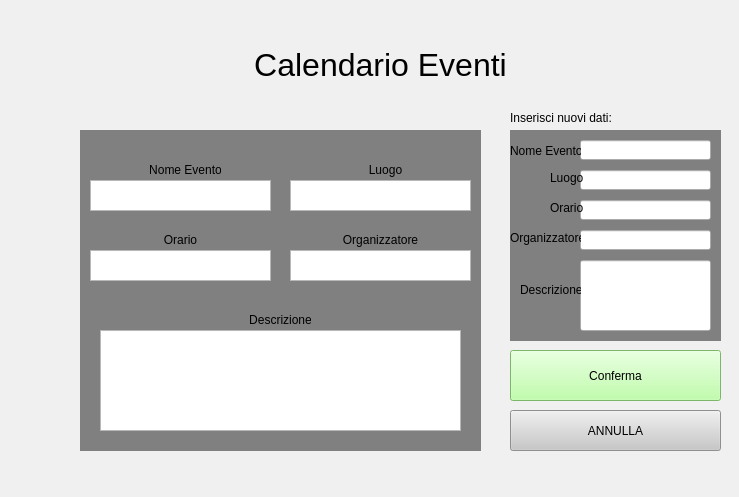
<?xml version="1.0" encoding="UTF-8"?>
<ui version="4.0">
 <class>Form</class>
 <widget class="QWidget" name="Form">
  <property name="geometry">
   <rect>
    <x>0</x>
    <y>0</y>
    <width>739</width>
    <height>497</height>
   </rect>
  </property>
  <property name="windowTitle">
   <string>Form</string>
  </property>
  <widget class="QLabel" name="label_title">
   <property name="geometry">
    <rect>
     <x>-50</x>
     <y>0</y>
     <width>861</width>
     <height>131</height>
    </rect>
   </property>
   <property name="whatsThis">
    <string>&lt;html&gt;&lt;head/&gt;&lt;body&gt;&lt;p&gt;&lt;br/&gt;&lt;/p&gt;&lt;/body&gt;&lt;/html&gt;</string>
   </property>
   <property name="styleSheet">
    <string notr="true">background: rgb(240,240,240);</string>
   </property>
   <property name="text">
    <string>&lt;html&gt;&lt;head/&gt;&lt;body&gt;&lt;p align=&quot;center&quot;&gt;&lt;span style=&quot; font-size:24pt;&quot;&gt;Calendario Eventi&lt;/span&gt;&lt;/p&gt;&lt;/body&gt;&lt;/html&gt;</string>
   </property>
   <property name="alignment">
    <set>Qt::AlignCenter</set>
   </property>
  </widget>
  <widget class="QLabel" name="label_background">
   <property name="geometry">
    <rect>
     <x>-60</x>
     <y>120</y>
     <width>861</width>
     <height>381</height>
    </rect>
   </property>
   <property name="whatsThis">
    <string>&lt;html&gt;&lt;head/&gt;&lt;body&gt;&lt;p&gt;&lt;br/&gt;&lt;/p&gt;&lt;/body&gt;&lt;/html&gt;</string>
   </property>
   <property name="styleSheet">
    <string notr="true">background: rgb(240,240,240);</string>
   </property>
   <property name="text">
    <string>&lt;html&gt;&lt;head/&gt;&lt;body&gt;&lt;p align=&quot;center&quot;&gt;&lt;br/&gt;&lt;/p&gt;&lt;/body&gt;&lt;/html&gt;</string>
   </property>
   <property name="alignment">
    <set>Qt::AlignCenter</set>
   </property>
  </widget>
  <widget class="QLabel" name="label_outline">
   <property name="geometry">
    <rect>
     <x>80</x>
     <y>130</y>
     <width>401</width>
     <height>321</height>
    </rect>
   </property>
   <property name="styleSheet">
    <string notr="true">background: light grey</string>
   </property>
   <property name="text">
    <string/>
   </property>
  </widget>
  <widget class="QListWidget" name="widget_name">
   <property name="geometry">
    <rect>
     <x>90</x>
     <y>180</y>
     <width>181</width>
     <height>31</height>
    </rect>
   </property>
   <property name="styleSheet">
    <string notr="true">font:12pt</string>
   </property>
   <property name="sizeAdjustPolicy">
    <enum>QAbstractScrollArea::AdjustIgnored</enum>
   </property>
  </widget>
  <widget class="QListWidget" name="widget_location">
   <property name="geometry">
    <rect>
     <x>290</x>
     <y>180</y>
     <width>181</width>
     <height>31</height>
    </rect>
   </property>
   <property name="styleSheet">
    <string notr="true">font:12pt</string>
   </property>
   <property name="sizeAdjustPolicy">
    <enum>QAbstractScrollArea::AdjustIgnored</enum>
   </property>
  </widget>
  <widget class="QListWidget" name="widget_time">
   <property name="geometry">
    <rect>
     <x>90</x>
     <y>250</y>
     <width>181</width>
     <height>31</height>
    </rect>
   </property>
   <property name="styleSheet">
    <string notr="true">font:12pt
</string>
   </property>
   <property name="sizeAdjustPolicy">
    <enum>QAbstractScrollArea::AdjustIgnored</enum>
   </property>
  </widget>
  <widget class="QListWidget" name="widget_organizer">
   <property name="geometry">
    <rect>
     <x>290</x>
     <y>250</y>
     <width>181</width>
     <height>31</height>
    </rect>
   </property>
   <property name="styleSheet">
    <string notr="true">font:12pt
</string>
   </property>
   <property name="sizeAdjustPolicy">
    <enum>QAbstractScrollArea::AdjustIgnored</enum>
   </property>
  </widget>
  <widget class="QLabel" name="label_name">
   <property name="geometry">
    <rect>
     <x>150</x>
     <y>160</y>
     <width>71</width>
     <height>20</height>
    </rect>
   </property>
   <property name="text">
    <string>Nome Evento</string>
   </property>
   <property name="alignment">
    <set>Qt::AlignCenter</set>
   </property>
  </widget>
  <widget class="QLabel" name="label_location">
   <property name="geometry">
    <rect>
     <x>360</x>
     <y>160</y>
     <width>51</width>
     <height>20</height>
    </rect>
   </property>
   <property name="text">
    <string>Luogo</string>
   </property>
   <property name="alignment">
    <set>Qt::AlignCenter</set>
   </property>
  </widget>
  <widget class="QLabel" name="label_time">
   <property name="geometry">
    <rect>
     <x>150</x>
     <y>230</y>
     <width>61</width>
     <height>20</height>
    </rect>
   </property>
   <property name="text">
    <string>Orario</string>
   </property>
   <property name="alignment">
    <set>Qt::AlignCenter</set>
   </property>
  </widget>
  <widget class="QLabel" name="label_organizer">
   <property name="geometry">
    <rect>
     <x>340</x>
     <y>230</y>
     <width>81</width>
     <height>20</height>
    </rect>
   </property>
   <property name="text">
    <string>Organizzatore</string>
   </property>
   <property name="alignment">
    <set>Qt::AlignCenter</set>
   </property>
  </widget>
  <widget class="QListWidget" name="widget_description">
   <property name="geometry">
    <rect>
     <x>100</x>
     <y>330</y>
     <width>361</width>
     <height>101</height>
    </rect>
   </property>
   <property name="styleSheet">
    <string notr="true">font:12pt
</string>
   </property>
   <property name="sizeAdjustPolicy">
    <enum>QAbstractScrollArea::AdjustIgnored</enum>
   </property>
  </widget>
  <widget class="QLabel" name="label_description">
   <property name="geometry">
    <rect>
     <x>250</x>
     <y>310</y>
     <width>61</width>
     <height>20</height>
    </rect>
   </property>
   <property name="text">
    <string>Descrizione</string>
   </property>
   <property name="alignment">
    <set>Qt::AlignCenter</set>
   </property>
  </widget>
  <widget class="QLabel" name="label_outline_data">
   <property name="geometry">
    <rect>
     <x>510</x>
     <y>130</y>
     <width>211</width>
     <height>211</height>
    </rect>
   </property>
   <property name="styleSheet">
    <string notr="true">background: light grey</string>
   </property>
   <property name="text">
    <string/>
   </property>
  </widget>
  <widget class="QLabel" name="label_modify_select">
   <property name="geometry">
    <rect>
     <x>510</x>
     <y>110</y>
     <width>111</width>
     <height>16</height>
    </rect>
   </property>
   <property name="text">
    <string>Inserisci nuovi dati:</string>
   </property>
  </widget>
  <widget class="QLineEdit" name="line_edit_name">
   <property name="geometry">
    <rect>
     <x>580</x>
     <y>140</y>
     <width>131</width>
     <height>20</height>
    </rect>
   </property>
   <property name="styleSheet">
    <string notr="true">font: 12;</string>
   </property>
   <property name="text">
    <string/>
   </property>
  </widget>
  <widget class="QLineEdit" name="line_edit_location">
   <property name="geometry">
    <rect>
     <x>580</x>
     <y>170</y>
     <width>131</width>
     <height>20</height>
    </rect>
   </property>
   <property name="styleSheet">
    <string notr="true">font: 12;</string>
   </property>
  </widget>
  <widget class="QLineEdit" name="line_edit_time">
   <property name="geometry">
    <rect>
     <x>580</x>
     <y>200</y>
     <width>131</width>
     <height>20</height>
    </rect>
   </property>
   <property name="styleSheet">
    <string notr="true">font: 12;</string>
   </property>
  </widget>
  <widget class="QLineEdit" name="line_edit_organizer">
   <property name="geometry">
    <rect>
     <x>580</x>
     <y>230</y>
     <width>131</width>
     <height>20</height>
    </rect>
   </property>
   <property name="styleSheet">
    <string notr="true">font: 12;</string>
   </property>
  </widget>
  <widget class="QLineEdit" name="line_edit_description">
   <property name="geometry">
    <rect>
     <x>580</x>
     <y>260</y>
     <width>131</width>
     <height>71</height>
    </rect>
   </property>
   <property name="styleSheet">
    <string notr="true">font: 12;
</string>
   </property>
  </widget>
  <widget class="QLabel" name="label_name_modify">
   <property name="geometry">
    <rect>
     <x>510</x>
     <y>140</y>
     <width>71</width>
     <height>21</height>
    </rect>
   </property>
   <property name="text">
    <string>Nome Evento</string>
   </property>
  </widget>
  <widget class="QLabel" name="label_location_modify">
   <property name="geometry">
    <rect>
     <x>550</x>
     <y>170</y>
     <width>61</width>
     <height>16</height>
    </rect>
   </property>
   <property name="text">
    <string>Luogo</string>
   </property>
  </widget>
  <widget class="QLabel" name="label_time_modify">
   <property name="geometry">
    <rect>
     <x>550</x>
     <y>200</y>
     <width>61</width>
     <height>16</height>
    </rect>
   </property>
   <property name="text">
    <string>Orario</string>
   </property>
  </widget>
  <widget class="QLabel" name="label_organizer_modify">
   <property name="geometry">
    <rect>
     <x>510</x>
     <y>230</y>
     <width>71</width>
     <height>16</height>
    </rect>
   </property>
   <property name="text">
    <string>Organizzatore</string>
   </property>
  </widget>
  <widget class="QLabel" name="label_description_modify">
   <property name="geometry">
    <rect>
     <x>520</x>
     <y>280</y>
     <width>61</width>
     <height>20</height>
    </rect>
   </property>
   <property name="text">
    <string>Descrizione</string>
   </property>
  </widget>
  <widget class="QPushButton" name="confirm_button">
   <property name="geometry">
    <rect>
     <x>510</x>
     <y>350</y>
     <width>211</width>
     <height>51</height>
    </rect>
   </property>
   <property name="styleSheet">
    <string notr="true">background-color: rgb(173,255,147)</string>
   </property>
   <property name="text">
    <string>Conferma</string>
   </property>
  </widget>
  <widget class="QPushButton" name="negate_button">
   <property name="geometry">
    <rect>
     <x>510</x>
     <y>410</y>
     <width>211</width>
     <height>41</height>
    </rect>
   </property>
   <property name="styleSheet">
    <string notr="true">background-color: rgb(200,200,200)</string>
   </property>
   <property name="text">
    <string>ANNULLA</string>
   </property>
  </widget>
 </widget>
 <resources/>
 <connections/>
</ui>
